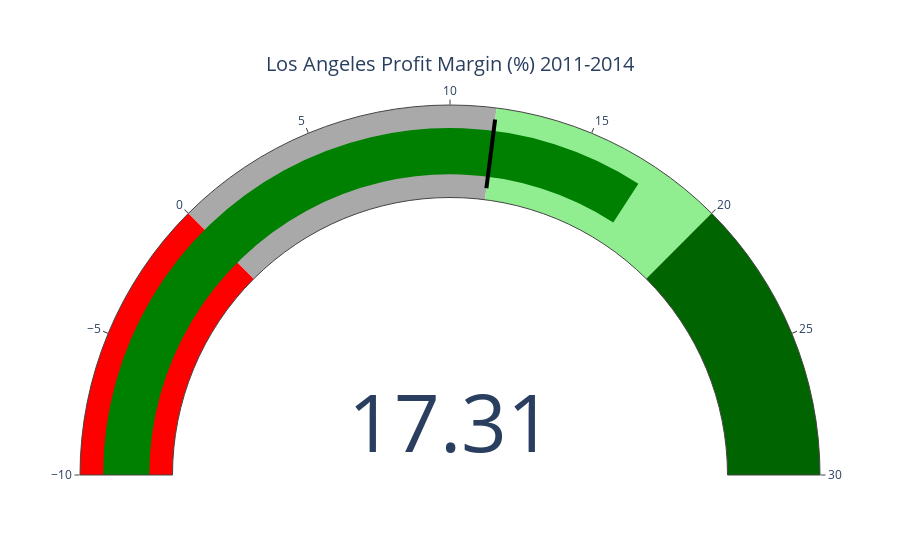

Notebook source saved alongside this figure:
### Code cell
import pandas as pd 
import plotly.graph_objects as go
# Load data
file_path = 'C:/Users/WILLS/Sales_Performance_Dashboard/data/superstore.csv'
df = pd.read_csv(file_path)

# Filter sales data for Los Angeles
la_profit = df[df['City'] == 'Los Angeles']['Profit'].sum()
la_sales = df[df['City'] == 'Los Angeles']['Sales'].sum()
la_profit_margin = la_profit / la_sales * 100
target_margin = (df['Profit'].sum() / df['Sales'].sum()) * 100

fig = go.Figure(go.Indicator(
    mode="gauge+number",
    value=la_profit_margin,
    title={'text':"Los Angeles Profit Margin (%) 2011-2014"},
    gauge={
        'axis': {'range': [-10,30]},
        'bar': {'color': "green" if la_profit_margin >= target_margin else "red"},
        'steps': [
            {'range': [-10, 0], 'color':"red"},
            {'range': [0, target_margin], 'color':"darkgray"},
            {'range': [target_margin, 20], 'color':"lightgreen"},
            {'range': [20, 30], 'color':"darkgreen"}
        ],
        'threshold': {
            'line': {'color': "black", 'width':3},
            'thickness': 0.75,
            'value': target_margin
        }
    },
    delta={'reference': target_margin}
    ))
fig.show()

### Figure 1 — Plotly figure (JSON) as saved in the notebook; plotly's stock layout.template omitted (floating-point values rounded to 4 significant figures)
{"data": [{"delta": {"reference": 11.61}, "gauge": {"axis": {"range": [-10, 30]}, "bar": {"color": "green"}, "steps": [{"color": "red", "range": [-10, 0]}, {"color": "darkgray", "range": [0, 11.61]}, {"color": "lightgreen", "range": [11.61, 20]}, {"color": "darkgreen", "range": [20, 30]}], "threshold": {"line": {"color": "black", "width": 4}, "thickness": 0.75, "value": 11.61}}, "mode": "gauge+number", "title": {"text": "Los Angeles Profit Margin (%) 2011-2014"}, "type": "indicator", "value": 17.31}], "layout": {"autosize": true}}
